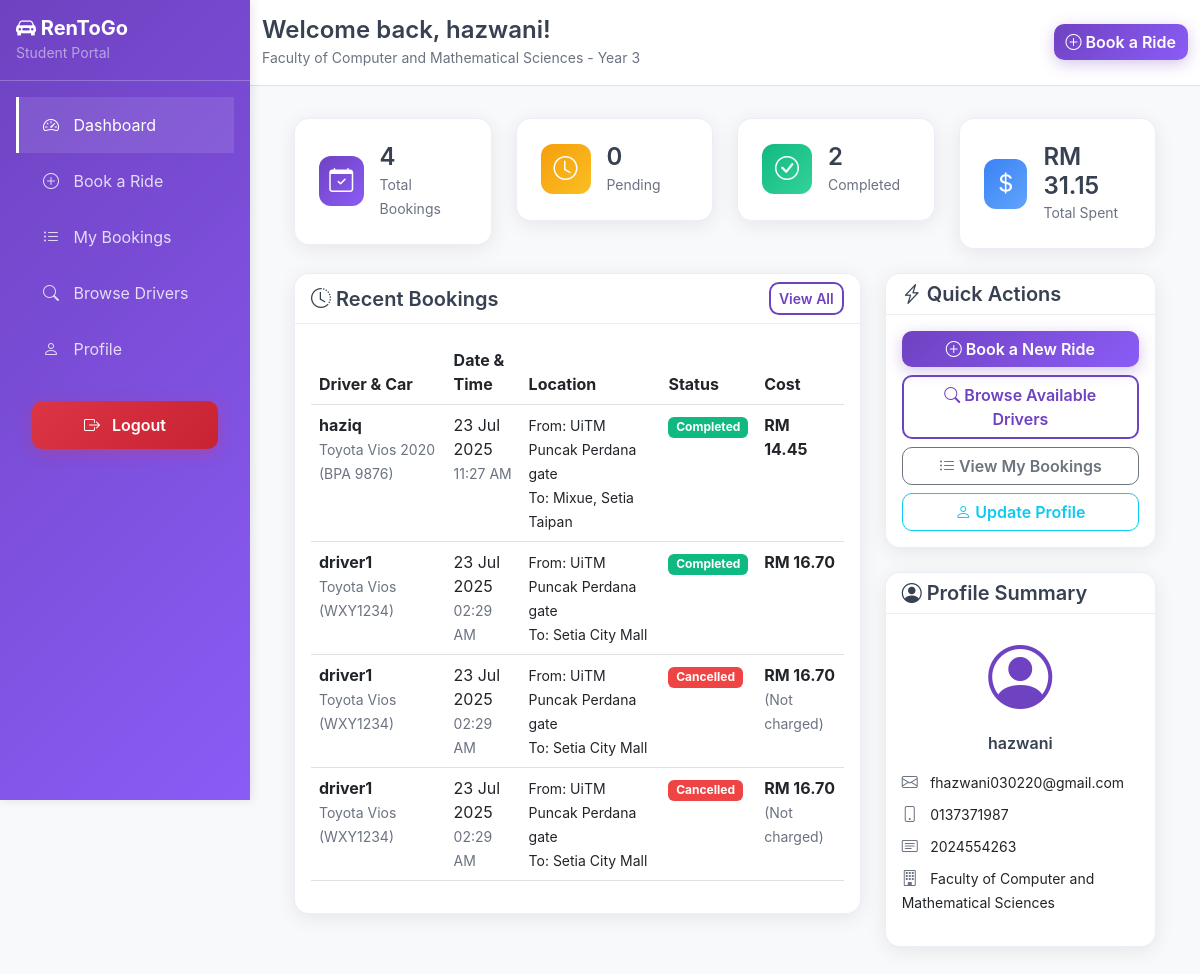
The app's page /student/dashboard.php (signed in) with its own data.
### tables this page shows
CREATE TABLE `student` (
  `studentid` int NOT NULL,
  `userid` int NOT NULL,
  `student_number` varchar(20) NOT NULL,
  `faculty` varchar(100) DEFAULT NULL,
  `year_of_study` int DEFAULT NULL
);

CREATE TABLE `user` (
  `userid` int NOT NULL,
  `username` varchar(50) NOT NULL,
  `full_name` varchar(255) DEFAULT NULL,
  `password` varchar(255) NOT NULL,
  `email` varchar(100) NOT NULL,
  `notel` varchar(15) NOT NULL,
  `gender` enum('Male','Female') NOT NULL,
  `role` enum('student','driver','admin') NOT NULL,
  `created` timestamp NULL DEFAULT CURRENT_TIMESTAMP,
  `status` enum('active','inactive') DEFAULT 'active'
);

CREATE TABLE `booking` (
  `bookingid` int NOT NULL,
  `userid` int NOT NULL,
  `driverid` int NOT NULL,
  `pax` int NOT NULL,
  `bookingdate` timestamp NULL DEFAULT CURRENT_TIMESTAMP,
  `pickupdate` datetime NOT NULL,
  `dropoffdate` datetime NOT NULL,
  `pickuplocation` varchar(255) NOT NULL,
  `dropofflocation` varchar(255) NOT NULL,
  `totalcost` decimal(10,2) NOT NULL,
  `bookingstatus` enum('pending','confirmed','completed','cancelled') DEFAULT 'pending',
  `paymentstatus` enum('unpaid','paid','refunded') DEFAULT 'unpaid',
  `notes` text,
  `duration_hours` int NOT NULL,
  `distance_km` decimal(8,2) NOT NULL
);

CREATE TABLE `driver` (
  `driverid` int NOT NULL,
  `userid` int NOT NULL,
  `licensenumber` varchar(20) NOT NULL,
  `carmodel` varchar(100) NOT NULL,
  `plate` varchar(10) NOT NULL,
  `capacity` int NOT NULL,
  `status` enum('available','not available','maintenance') DEFAULT 'available',
  `rating` decimal(2,1) DEFAULT '0.0',
  `datehired` date NOT NULL,
  `price_per_hour` decimal(8,2) NOT NULL,
  `car_type` varchar(50) DEFAULT NULL
);

### student/dashboard.php (the view, shortened to what the rows shown need)
<?php
$database = new Database();
$db = $database->getConnection();
$query = "SELECT u.*, s.* FROM user u
          JOIN student s ON u.userid = s.userid
          WHERE u.userid = ?";
$stmt = $db->prepare($query);
$stmt->bindParam(1, $_SESSION['userid']);
$stmt->execute();
$student = $stmt->fetch(PDO::FETCH_ASSOC);
$query = "SELECT b.*, d.carmodel, d.plate, d.car_type, u.full_name as driver_name, u.username as driver_username
          FROM booking b
          JOIN driver d ON b.driverid = d.driverid
          JOIN user u ON d.userid = u.userid
          WHERE b.userid = ?
          ORDER BY b.bookingdate DESC
          LIMIT 5";
$stmt = $db->prepare($query);
$stmt->bindParam(1, $_SESSION['userid']);
$stmt->execute();
$recent_bookings = $stmt->fetchAll(PDO::FETCH_ASSOC);
?>
<!DOCTYPE html>
<html lang="en">
<head>
    <link href="https://cdn.jsdelivr.net/npm/bootstrap@5.3.0/dist/css/bootstrap.min.css" rel="stylesheet">
    <link rel="stylesheet" href="https://cdn.jsdelivr.net/npm/bootstrap-icons@1.10.0/font/bootstrap-icons.css">
</head>
<body>
    <div class="d-flex">
        <div class="flex-grow-1">
            <div class="dashboard-header">
                <div class="container-fluid">
                    <div class="row align-items-center">
                        <div class="col">
                            <h4 class="mb-0">Welcome back, <?php echo htmlspecialchars($student['full_name']); ?>!</h4>
                            <small class="text-muted"><?php echo htmlspecialchars($student['faculty']); ?> - Year <?php echo $student['year_of_study']; ?></small>
                        </div>
                    </div>
                </div>
            </div>
            <div class="dashboard-content">
                <div class="container-fluid">
                    <div class="row g-4">
                        <div class="col-lg-8">
                            <div class="card">
                                <div class="card-body">
                                    <?php if (empty($recent_bookings)): ?>
                                        <div class="text-center py-4">
                                            <i class="bi bi-calendar-x text-muted" style="font-size: 3rem;"></i>
                                            <h6 class="text-muted mt-2">No bookings yet</h6>
                                            <p class="text-muted">Start by booking your first ride!</p>
                                            <a href="book-ride.php" class="btn btn-primary">Book Now</a>
                                        </div>
                                    <?php else: ?>
                                        <div class="table-responsive">
                                            <table class="table table-hover">
                                                <thead>
                                                    <tr>
                                                        <th>Driver & Car</th>
                                                        <th>Date & Time</th>
                                                        <th>Location</th>
                                                        <th>Status</th>
                                                        <th>Cost</th>
                                                    </tr>
                                                </thead>
                                                <tbody>
                                                    <?php foreach ($recent_bookings as $booking): ?>
                                                    <tr>
                                                        <td>
                                                            <div>
                                                                <strong><?php echo htmlspecialchars($booking['driver_name']); ?></strong>
                                                                <br>
                                                                <small class="text-muted">
                                                                    <?php echo htmlspecialchars($booking['carmodel']); ?>
                                                                    (<?php echo htmlspecialchars($booking['plate']); ?>)
                                                                </small>
                                                            </div>
                                                        </td>
                                                        <td>
                                                            <div>
                                                                <?php echo date('d M Y', strtotime($booking['pickupdate'])); ?>
                                                                <br>
                                                                <small class="text-muted">
                                                                    <?php echo date('h:i A', strtotime($booking['pickupdate'])); ?>
                                                                </small>
                                                            </div>
                                                        </td>
                                                        <td>
                                                            <small>
                                                                From: <?php echo htmlspecialchars($booking['pickuplocation']); ?>
                                                                <br>
                                                                To: <?php echo htmlspecialchars($booking['dropofflocation']); ?>
                                                            </small>
                                                        </td>
                                                        <td>
                                                            <span class="badge status-<?php echo $booking['bookingstatus']; ?>">
                                                                <?php echo ucfirst($booking['bookingstatus']); ?>
                                                            </span>
                                                        </td>
                                                        <td>
                                                            <strong>RM <?php echo number_format($booking['totalcost'], 2); ?></strong>
                                                            <?php if ($booking['bookingstatus'] == 'cancelled'): ?>
                                                                <br><small class="text-muted">(Not charged)</small>
                                                            <?php endif; ?>
                                                        </td>
                                                    </tr>
                                                    <?php endforeach; ?>
                                                </tbody>
                                            </table>
                                        </div>
                                    <?php endif; ?>
                                </div>
                            </div>
                        </div>
                        <div class="col-lg-4">
                            <div class="card mt-4">
                                <div class="card-body">
                                    <div class="text-center mb-3">
                                        <i class="bi bi-person-circle text-primary" style="font-size: 4rem;"></i>
                                        <h6 class="mt-2"><?php echo htmlspecialchars($student['full_name']); ?></h6>
                                    </div>
                                    <ul class="list-unstyled">
                                        <li class="mb-2">
                                            <i class="bi bi-envelope text-muted me-2"></i>
                                            <small><?php echo htmlspecialchars($student['email']); ?></small>
                                        </li>
                                        <li class="mb-2">
                                            <i class="bi bi-phone text-muted me-2"></i>
                                            <small><?php echo htmlspecialchars($student['notel']); ?></small>
                                        </li>
                                        <li class="mb-2">
                                            <i class="bi bi-card-text text-muted me-2"></i>
                                            <small><?php echo htmlspecialchars($student['student_number']); ?></small>
                                        </li>
                                        <li class="mb-2">
                                            <i class="bi bi-building text-muted me-2"></i>
                                            <small><?php echo htmlspecialchars($student['faculty']); ?></small>
                                        </li>
                                    </ul>
                                </div>
                            </div>
                        </div>
                    </div>
                </div>
            </div>
        </div>
    </div>
</body>
</html>

### records on screen
student: userid.full_name "hazwani", faculty "Faculty of Computer and Mathematical Sciences", year_of_study "3", userid.email "fhazwani030220@gmail.com", userid.notel "0137371987", student_number "2024554263"
booking: user.full_name "haziq", driverid.carmodel "Toyota Vios 2020", driverid.plate "BPA 9876", pickupdate "23 Jul 2025", pickupdate "11:27 AM", pickuplocation "UiTM Puncak Perdana gate", dropofflocation "Mixue, Setia Taipan", bookingstatus "Completed", totalcost "14.45"
booking: user.full_name "driver1", driverid.carmodel "Toyota Vios", driverid.plate "WXY1234", pickupdate "23 Jul 2025", pickupdate "02:29 AM", pickuplocation "UiTM Puncak Perdana gate", dropofflocation "Setia City Mall", bookingstatus "Completed", totalcost "16.70"
booking: user.full_name "driver1", driverid.carmodel "Toyota Vios", driverid.plate "WXY1234", pickupdate "23 Jul 2025", pickupdate "02:29 AM", pickuplocation "UiTM Puncak Perdana gate", dropofflocation "Setia City Mall", bookingstatus "Cancelled", totalcost "16.70", shows "(Not charged)"
booking: user.full_name "driver1", driverid.carmodel "Toyota Vios", driverid.plate "WXY1234", pickupdate "23 Jul 2025", pickupdate "02:29 AM", pickuplocation "UiTM Puncak Perdana gate", dropofflocation "Setia City Mall", bookingstatus "Cancelled", totalcost "16.70", shows "(Not charged)"

### other values on screen
$stats['total_bookings'] "4"
$stats['pending_bookings'] "0"
$stats['completed_bookings'] "2"
$stats['total_spent'] "31.15"
